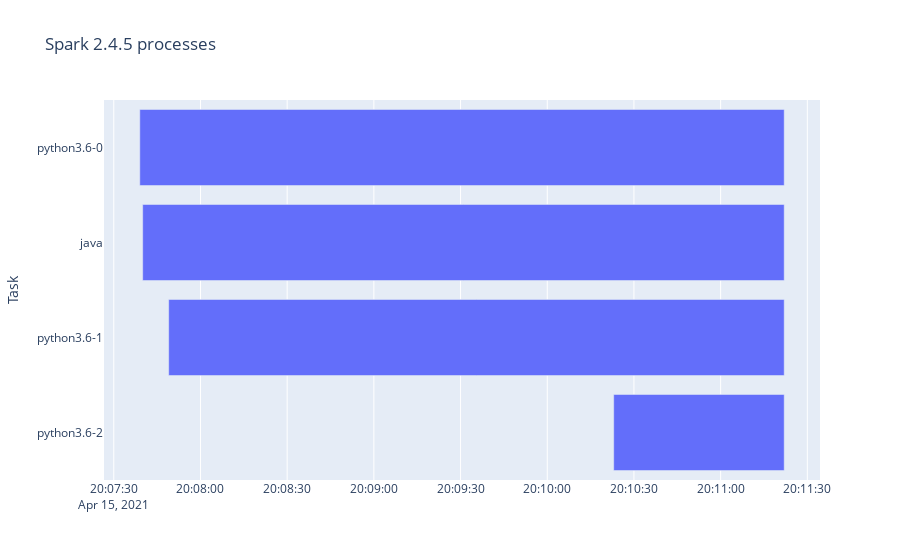

The code cell stored with this chart in its notebook:
### Code cell
plot_gantt(SPARK_PROCESS_245_DICT, "Spark 2.4.5 processes")

### Figure 1 — Plotly figure (JSON) as saved in the notebook; plotly's stock layout.template omitted (floating-point values rounded to 4 significant figures)
{"data": [{"alignmentgroup": "True", "base": ["2021-04-15 20:07:39", "2021-04-15 20:07:40", "2021-04-15 20:07:49", "2021-04-15 20:10:23"], "hovertemplate": "Start=%{base}<br>Finish=%{x}<br>Task=%{y}<extra></extra>", "legendgroup": "", "marker": {"color": "#636efa"}, "name": "", "offsetgroup": "", "orientation": "h", "showlegend": false, "textposition": "auto", "type": "bar", "x": [223000, 222000, 213000, 59000], "xaxis": "x", "y": ["python3.6-0", "java", "python3.6-1", "python3.6-2"], "yaxis": "y"}], "layout": {"barmode": "overlay", "legend": {"tracegroupgap": 0}, "title": {"text": "Spark 2.4.5 processes"}, "xaxis": {"anchor": "y", "domain": [0, 1], "type": "date"}, "yaxis": {"anchor": "x", "autorange": "reversed", "domain": [0, 1], "title": {"text": "Task"}}}}
